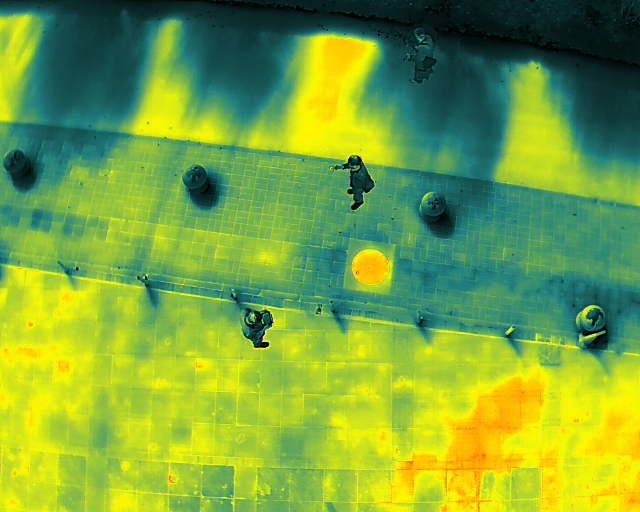
#> input picture thermal_QingDao/img_test/IMG_M30T/DJI_20230331142744_0003_T.JPG, 1280 x 1024 px (shown at 1/2 size)
$ python -i cig_detect_test.py   (imports and definitions only)   (older library calls are emulated)
#> lines starting #> are read from the running program, lines starting #| are printed output that depends on the picture; after the words box and inside, x2 and y2 are one past the last pixel; in counts of white or black regions, pixels touching at a corner belong together
### test.py
# merge data
import numpy as np

# data = [[10, 20, 0, 25.5],
#         [11, 21, 0, 22.3],
#         [12, 22, 0, 24.8],
#         [13, 23, 0, 23.7],
#         [15, 25, 0, 26.1],
#         [16, 26, 0, 27.6],
#         [17, 27, 0, 27.0],
#         [18, 28, 0, 28.2],
#         [20, 30, 0, 24.9],
#         [21, 31, 0, 26.3],
#         [22, 32, 0, 25.8],
#         [23, 33, 0, 25.1],
#         [25, 35, 0, 26.7],
#         [26, 36, 0, 27.2],
#         [27, 37, 0, 25.6],
#         [28, 38, 0, 28.5]]

# data = [[16, 26, 0, 27.6],
#         [17, 27, 0, 27.0],
#         [336, 662,    0,  171.8],
#         [336,  664,    0,  107.2],
#         [18, 28, 0, 28.2],
#         [20, 30, 0, 24.9],
#         [338,  662,    0,   99.4]]
data = [[16, 26, 0, 27.6],
        [57, 27, 0, 27.0]]

data = np.array(data)

# [28 lines left out: function merge_pixels, not called in this run]


# [7 lines of commented-out code are left out]
import cv2
# [26 lines of commented-out code are left out]


data = [[10, 20, 0, 25],
        [11, 21, 0, 22],
        [12, 22, 0, 24],
        [13, 23, 0, 23],
        [15, 25, 0, 26],
        [16, 26, 0, 27],
        [17, 27, 0, 27],
        [18, 28, 0, 28],
        [20, 30, 0, 24],
        [21, 31, 0, 26],
        [22, 32, 0, 25],
        [23, 33, 0, 25],
        [25, 35, 0, 26],
        [26, 36, 0, 27],
        [27, 38, 0, 25],
        [28, 38, 0, 28]]

# [14 lines of commented-out code are left out]
LOCAL_UNTREAT = "untreatedImg/"
filesPath = LOCAL_UNTREAT+"71b31487-55bf-4330-bb1c-caca5f460fe1/DJI_202304271553_013_71b31487-55bf-4330-bb1c-caca5f460fe1/"


# print(imgName, nameAttr)
import glob
# [18 lines left out: function find_all_files, not called in this run]

import glob
import os
# [31 lines left out: function find_all_files_JPG, not called in this run]

# [13 lines of commented-out code are left out]


filesPath = "thermal_QingDao/img_firespot_alter/"
# [7 lines of commented-out code are left out]

for i in range(1,13+1):
    attrName = "0"*(3-i//10) + str(i)
    print(i,attrName)

### TSDKreadTemp_Beta.py
import os
import numpy as np
import cv2


# [9 lines left out: function showImgInCv2, not called in this run]


class TSDK_TemProcess:
    """
    使用时初始化一个TSDK类
    """

    def __init__(self, imgTpath, imgName, distance=25.0, emissivity=0.95, humidity=22, reflection=51.8,
                 tsdkpath="DJI_TSDK/DJI_TSDK_linux/utility/bin/linux/release_x64/dji_irp",
                 savePath="unTreatedImg/",
                 imgPath="unTreatedImg/"):


        self.tsdkPath = tsdkpath
        self.distance = distance
        self.emissivity = emissivity
        self.humidity = humidity
        self.reflection = reflection


        print("the file TSDK extracting is: " +
            imgTpath, os.path.isfile(imgTpath))
        self.tsdkGenRaw(tsdkpath, imgTpath, savePath, imgName)
        # self.tsdkGenRaw_Params(tsdkpath, imgTpath, savePath, imgName)

        imgRrawPath = str(savePath+imgName+".raw")
        rows = 512  # 图像的行数
        cols = 640  # 图像的列数
        channels = 1  # 图像的通道数，灰度图为1
        thermal_img = np.fromfile(file = imgRrawPath,dtype ='uint16')
        np.savetxt(r'test.txt', thermal_img, fmt='%d', delimiter=' ')
        self.thermal_np = thermal_img.reshape(rows, cols)
        # cv2.imwrite(imgTpath[:-4]+"_t_v.png",(self.thermal_np/65535)*205+50)
        # png = cv2.imread(imgTpath[:-4]+"_t_v.png")
        self.thermal_np = self.thermal_np/10
        # showImgInCv2(thermal_img,rows,cols,name="thermal_img")

        print(1)
        # print(self.thermal_np)
        # print(self.thermal_np.shape)

    def tsdkGenRaw(self, tsdk, imgTpath, savePath, imgName):

        # # mostly
        # print('--------export libdrip.so--------')
        # param0 = "export LD_LIBRARY_PATH=/usr/local/lib:"+self.tsdkPath[:-7]
        # print(param0)
        # # r_v = os.system(param0)

        # print('--------tsdk start--------')
        # # 选择的模式是measure输出的结果是温度信息，不是原始信息；
        # param = '-s ' + imgTpath + ' -a measure -o ' +savePath+imgName+ '.raw'
        # # print(tsdk+' '+param)
        # r_v = os.system(param0 +" && "+ tsdk+' '+param)
        # print(str(r_v)+'\n---------tsdk end---------')  # 输出的为tsdk.exe运行的返回值

        #ggmuav
        print('--------export libdrip.so--------')
        # param0 = "export LD_LIBRARY_PATH=/usr/local/lib:"+self.tsdkPath[:-7]
        # print(param0)
        # # r_v = os.system(param0)

        print('--------tsdk start--------')
        # 选择的模式是measure输出的结果是温度信息，不是原始信息；
        param = '-s ' + imgTpath + ' -a measure -o ' +savePath+imgName+ '.raw'
        print(tsdk+' '+param)
        r_v = os.system(tsdk+' '+param)
        print(str(r_v)+'\n---------tsdk end---------')  # 输出的为tsdk.exe运行的返回值


    # [59 lines left out: functions tsdkGenRaw_Params, readRawTem, showRawImgR_beta, ShowRawImgR, get_templist, not called in this run]

    # 转换到温度图下的坐标
    def get_tempsolo(self, point, svrFlag=1):
        tem = float(self.thermal_np[int(point[0]), int(point[1])])
        return tem

    # [23 lines left out: functions get_tempsolo_kernal, kernalTemp, not called in this run]

# [7 lines that do not run on import are left out]

### cig_detect_test.py
import traceback
from TSDKreadTemp_Beta import TSDK_TemProcess
import cv2
import numpy as np
import time
time_start = time.time()  # 记录开始时间
# function()   执行的程序


def calcContours(gray_thres,thres):
    # 找轮廓（连通区域）
    # _, contours, hierarchy = cv2.findContours(mask, cv2.RETR_EXTERNAL, cv2.CHAIN_APPROX_SIMPLE)  # OpenCV <= 3.4
    contours, hierarchy = cv2.findContours(gray_thres, cv2.RETR_EXTERNAL, cv2.CHAIN_APPROX_SIMPLE)  # OpenCV > 3.4
    new_contours = []
    total_area = 0
    for con in contours:
        area = cv2.contourArea(con)
        # if 200 < area < 10000: # 排除面积太小或太大的
        if thres > area:  # 排除面积太大的
            new_contours.append(con)
    mask = np.zeros(shape=gray_thres.shape, dtype=np.uint8)
    mask = cv2.drawContours(mask, new_contours, -1, 255, -1)
    return mask

def readRawTem(path,dtype):
    rows = 512  # 图像的行数
    cols = 640  # 图像的列数
    channels = 1  # 图像的通道数，灰度图为1
    img = np.fromfile(file = path,dtype ='uint16')
    img = img.reshape(rows, cols, channels)/10
    return img


name = "DJI_20230331142744_0003_T"
# name = "DJI_20230331142919_0005_T"
# imgPath = "./thermal_QingDao/img_test/IMG_M30T/"
imgPath = "thermal_QingDao/img_test/IMG_M30T/"

imgName = imgPath+name+".JPG"
# [7 lines of commented-out code are left out]


# [1 line not run here, left out]


# savePath = "./thermal_QingDao/img_treated/"
# imgPath = "./thermal_QingDao/img_untreated/"


savePath = "./thermal_QingDao/img_treated/IMG_M30T/"
imgPath = "./thermal_QingDao/img_untreated/IMG_M30T/"

# [2 lines not run here, left out]

try:
    tsdkT = TSDK_TemProcess(imgName,name,savePath = "./thermal_QingDao/img_treated/")
except Exception as e:
    traceback.print_exc()
# print(tsdkT.thermal_np)
# [2 lines not run here, left out]

# print(tsdkT.thermal_np.max())
# print(np.where(tsdkT.thermal_np == tsdkT.thermal_np.max()))
# [1 line that did not run here, left out]
# [1 line not run here, left out]
# [1 line that did not run here, left out]


# tsdkT.showRawImgR_beta(savename=savePath+name+"_G.jpg")

# cv2.waitKey()
def detect_outliers(gray, threshold=4):
    """
    使用均方差检测方法检测灰度图中的离群值
    :param gray: 灰度图像,为一个二维的NumPy数组
    :param threshold: 离群值检测阈值，如果像素值与均值的差大于 threshold 倍的标准差，则认为该像素为离群值
    :return: 一个二维的NumPy数组,每行包含离群值的像素行坐标、列坐标和像素值
    """
    mean = np.mean(gray)
    std = np.std(gray)
    gray_u8 = gray.astype(np.uint8)
    gray_clean = np.zeros_like(gray)
    ret, gray_mask = cv2.threshold(gray_u8, mean+std*1, 255, cv2.THRESH_BINARY)
    thin_mask = calcContours(gray_mask,thres=100)
    cv2.bitwise_and(gray,gray,gray_clean,thin_mask)

    outlier_pixels = np.argwhere((gray_clean - mean) > threshold * std)
    # print(outlier_pixels)
    fire_pp =  np.hstack((outlier_pixels, gray[outlier_pixels[:,0], outlier_pixels[:,1]].reshape(-1,1)))
    return fire_pp

# [1 line that did not run here, left out]
# [1 line that did not run here, left out]
# [1 line that did not run here, left out]
# ppmax(errPP)


# [2 lines not run here, left out]

from test import merge_pixels

#
# [1 line that did not run here, left out]
# [1 line that did not run here, left out]


# [1 line that did not run here, left out]
# [1 line that did not run here, left out]

# [1 line that did not run here, left out]

# [6 lines not run here, left out]

time_end = time.time()  # 记录结束时间
time_sum = time_end - time_start  # 计算的时间差为程序的执行时间，单位为秒/s
# [1 line not run here, left out]

>>> import cv2
>>> picture = cv2.imread('thermal_QingDao/img_test/IMG_M30T/DJI_20230331142744_0003_T.JPG', cv2.IMREAD_GRAYSCALE)
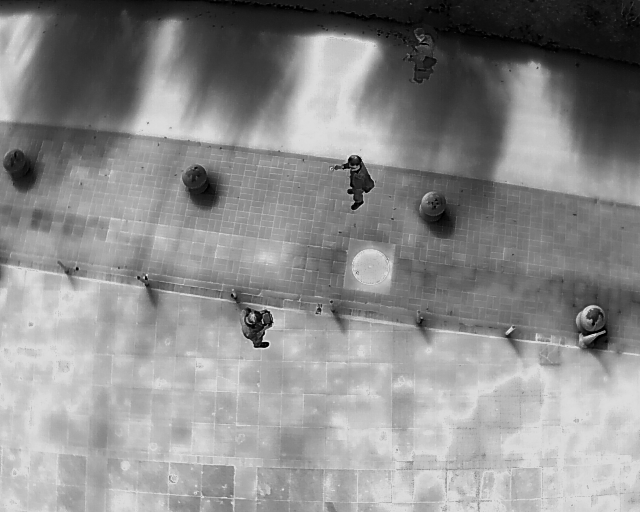
#> picture: shape (1024, 1280) (shown at 1/2 size); min 0, max 255, mean 139.8
>>> result = detect_outliers(picture)
#> in detect_outliers, `mean = np.mean(gray)`: mean = 139.8
#> in detect_outliers, `std = np.std(gray)`: std = 58.08
#> in detect_outliers, `ret, gray_mask = cv2.threshold(gray_u8, mean+std*1, 255, cv2.THRESH_BI..`:
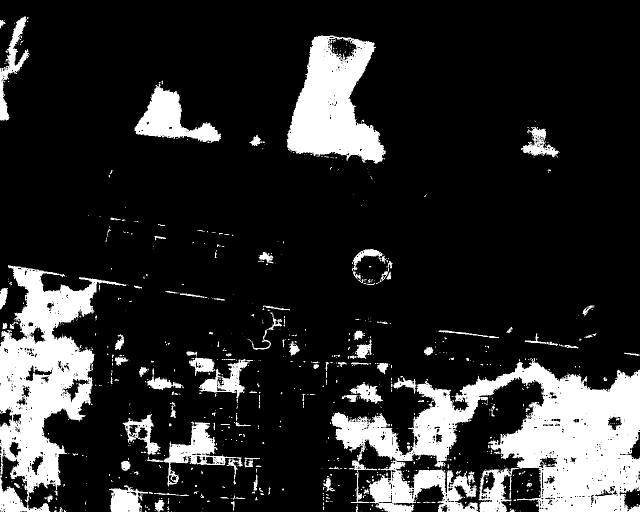
#> gray_mask: shape (1024, 1280) (shown at 1/2 size); 17% white; 870 white regions (724 under 20 px)
#> in detect_outliers, `ret, gray_mask = cv2.threshold(gray_u8, mean+std*1, 255, cv2.THRESH_BI..`: ret = 197
#> in calcContours, `contours, hierarchy = cv2.findContours(gray_thres, cv2.RETR_EXTERNAL, ..`: contours = 810 contours, 712 with area under 20; largest, box (x1, y1, x2, y2) and area: (662, 716, 1280, 1024) 91384, (0, 530, 253, 1024) 54792, (573, 71, 772, 328) 30882, (269, 168, 442, 286) 8280, (294, 843, 486, 973) 5760
#> the loop in calcContours, `for con in contours:` made 810 passes
#> area on passes 15, 20, 30: 23.5, 29.5, 22.5
#> after the loop in calcContours, `for con in contours:`: new_contours = 765 contours, 712 with area under 20; largest, box (x1, y1, x2, y2) and area: (308, 985, 378, 992) 88, (1118, 688, 1157, 697) 88, (95, 991, 105, 1005) 77, (0, 40, 11, 57) 71, (702, 725, 737, 731) 69
#> in calcContours, `mask = cv2.drawContours(mask, new_contours, -1, 255, -1)`:
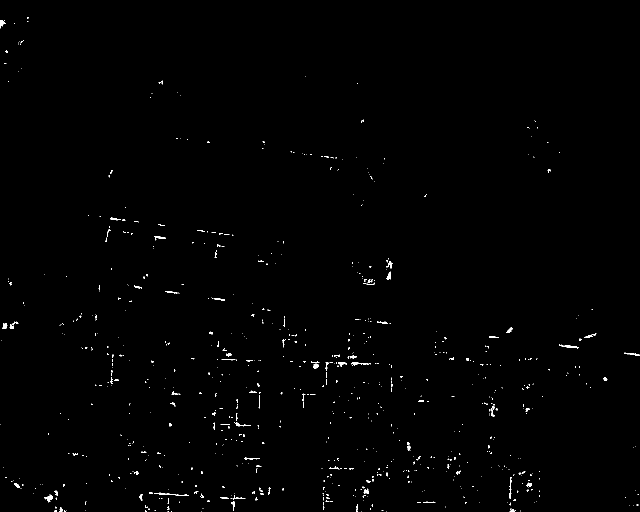
#> mask: shape (1024, 1280) (shown at 1/2 size); 0.61% white in thin lines or dots
#> in detect_outliers, `outlier_pixels = np.argwhere((gray_clean - mean) > threshold * std)`: outlier_pixels = empty array
#> result = empty array

$ run again, on thermal_QingDao/img_test/IMG_M30T/DJI_20230331142715_0001_T.JPG
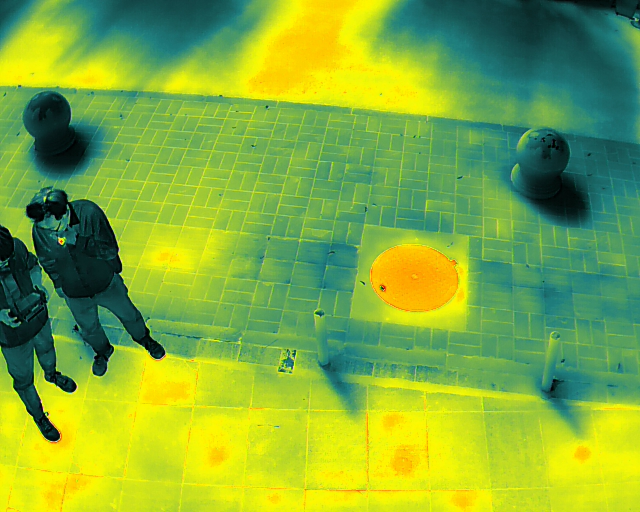
#> input picture thermal_QingDao/img_test/IMG_M30T/DJI_20230331142715_0001_T.JPG, 1280 x 1024 px (shown at 1/2 size)
#> mean = 147.2
#> std = 54.88
#> in detect_outliers, `ret, gray_mask = cv2.threshold(gray_u8, mean+std*1, 255, cv2.THRESH_BI..`:
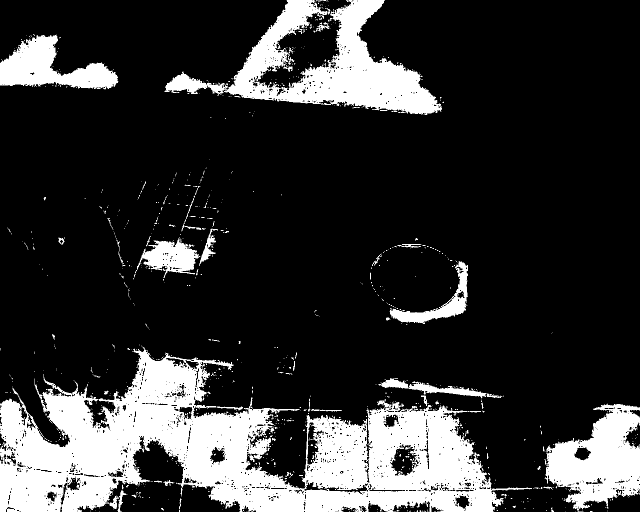
#> gray_mask: shape (1024, 1280) (shown at 1/2 size); 20.1% white; 895 white regions (813 under 20 px)
#> ret = 202
#> contours = 823 contours, 785 with area under 20; largest, box (x1, y1, x2, y2) and area: (0, 691, 1064, 1024) 174036, (329, 0, 884, 230) 44616, (1089, 807, 1280, 1024) 24644, (0, 69, 237, 179) 12792, (270, 474, 401, 556) 4980
#> the loop in calcContours, `for con in contours:` made 823 passes
#> area on pass 70: 23.5
#> after the loop in calcContours, `for con in contours:`: new_contours = 810 contours, 785 with area under 20; largest, box (x1, y1, x2, y2) and area: (973, 787, 1004, 796) 99, (117, 475, 129, 489) 97, (622, 818, 684, 823) 83, (842, 791, 857, 812) 82, (566, 130, 585, 144) 68
#> in calcContours, `mask = cv2.drawContours(mask, new_contours, -1, 255, -1)`:
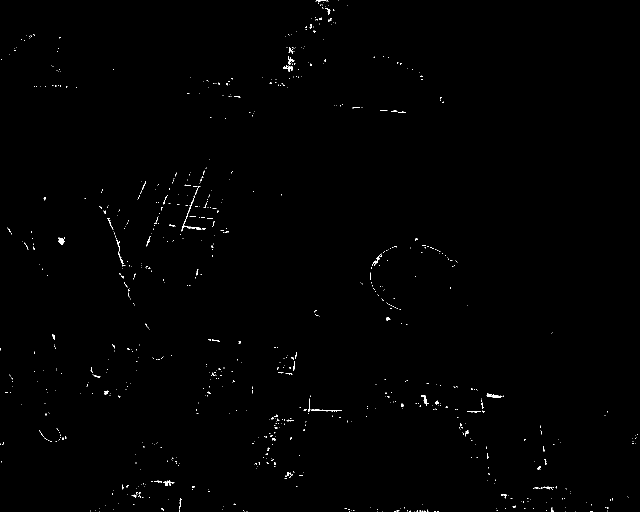
#> mask: shape (1024, 1280) (shown at 1/2 size); 0.44% white in thin lines or dots
#> outlier_pixels = empty array

$ run again, on thermal_QingDao/img_test/IMG_M30T/DJI_20230331142802_0004_T.JPG
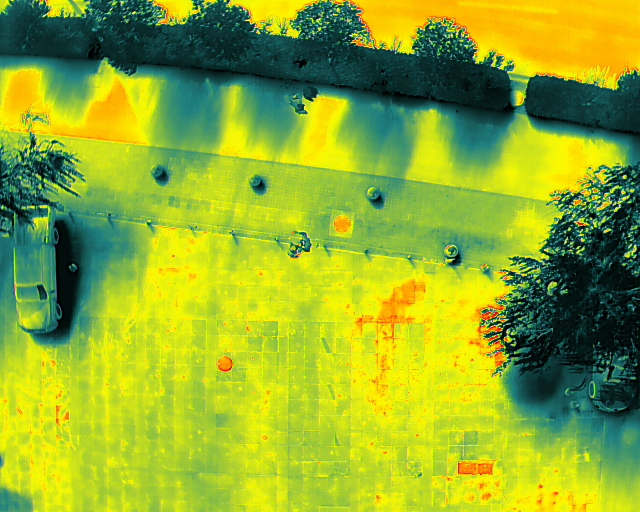
#> input picture thermal_QingDao/img_test/IMG_M30T/DJI_20230331142802_0004_T.JPG, 1280 x 1024 px (shown at 1/2 size)
#> mean = 149.7
#> std = 65.01
#> in detect_outliers, `ret, gray_mask = cv2.threshold(gray_u8, mean+std*1, 255, cv2.THRESH_BI..`:
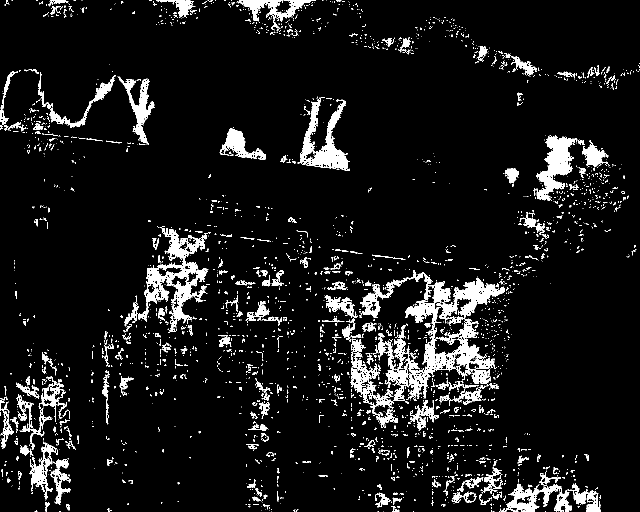
#> gray_mask: shape (1024, 1280) (shown at 1/2 size); 8.3% white; 2564 white regions (2174 under 20 px)
#> ret = 214
#> contours = 2523 contours, 2306 with area under 20; largest, box (x1, y1, x2, y2) and area: (756, 555, 1010, 802) 23090, (276, 454, 415, 665) 9414, (595, 195, 700, 342) 5385, (1072, 270, 1155, 402) 4614, (701, 703, 796, 856) 3584
#> the loop in calcContours, `for con in contours:` made 2523 passes
#> area on passes 24, 32, 36: 43, 22, 42.5
#> after the loop in calcContours, `for con in contours:`: new_contours = 2452 contours, 2306 with area under 20; largest, box (x1, y1, x2, y2) and area: (470, 560, 495, 571) 100, (886, 952, 909, 992) 99, (661, 526, 681, 539) 94, (521, 540, 536, 554) 92, (100, 12, 122, 28) 86
#> in calcContours, `mask = cv2.drawContours(mask, new_contours, -1, 255, -1)`:
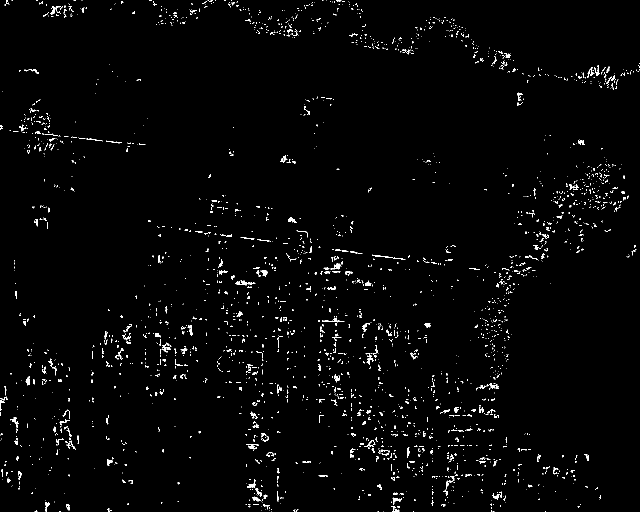
#> mask: shape (1024, 1280) (shown at 1/2 size); 1.9% white in thin lines or dots
#> outlier_pixels = empty array
